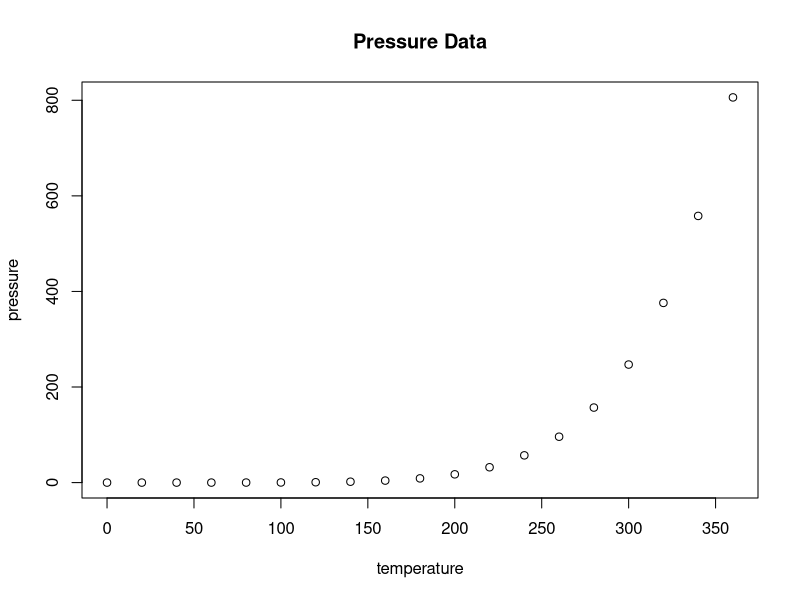
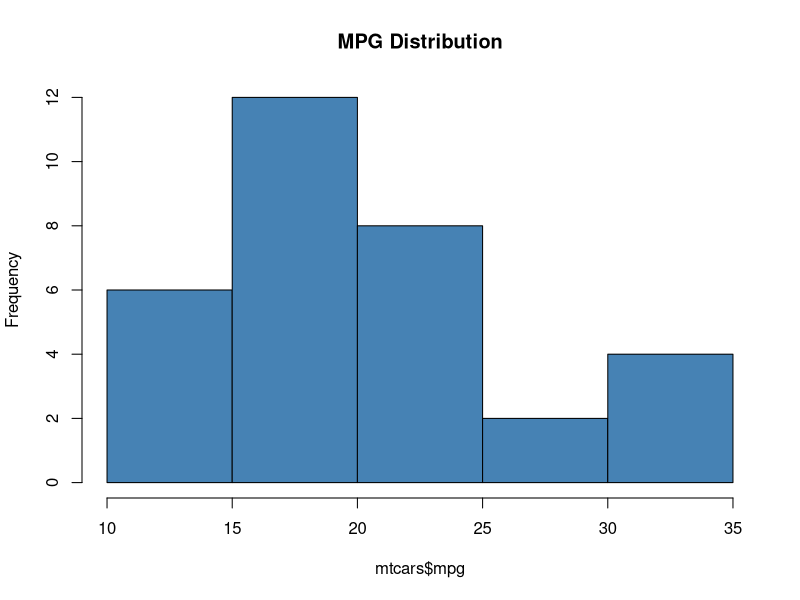
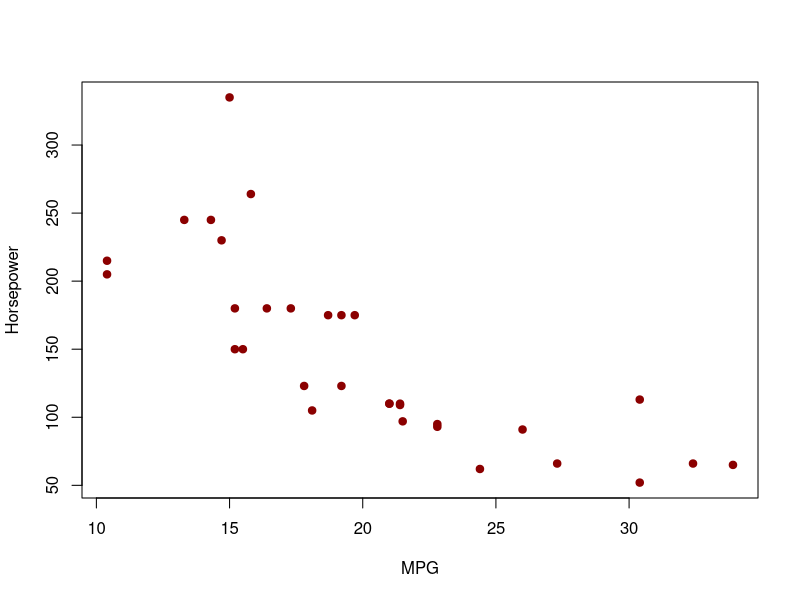
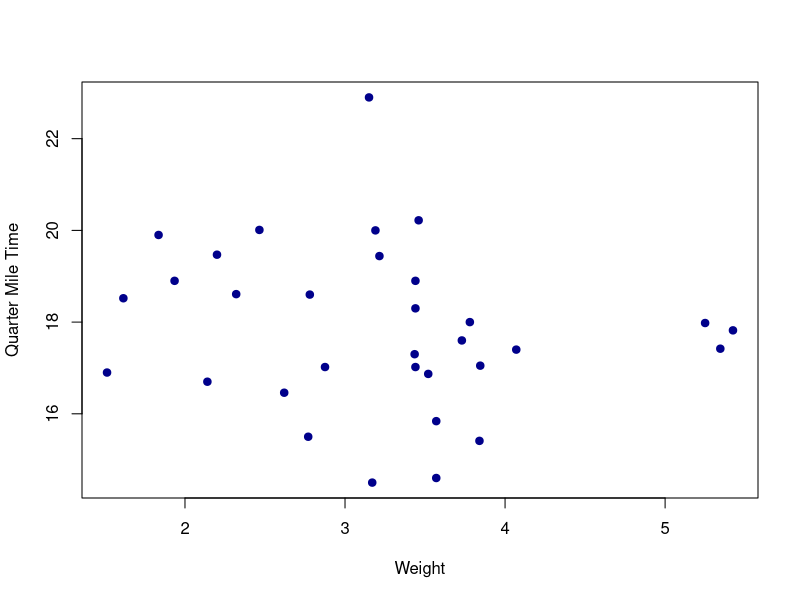
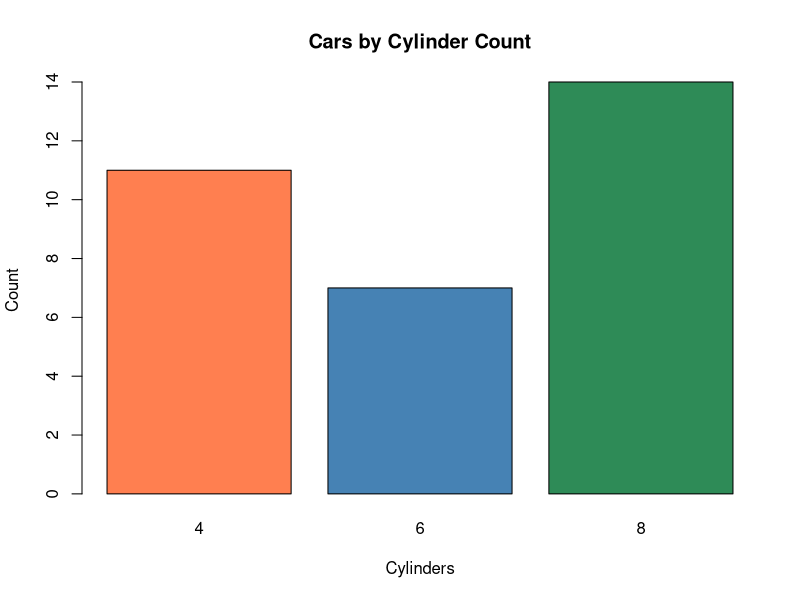

Recreate these plots in R, in order.
## ---- chunk 1
#| echo: false
#| fig-width: 6
#| fig-height: 3
plot(pressure, main = "Pressure Data")
## ---- chunk 2
#| echo: false
#| fig-width: 6
#| fig-height: 3
hist(mtcars$mpg, main = "MPG Distribution", col = "steelblue")
## ---- chunk 3
#| echo: false
#| fig-width: 4
#| fig-height: 4
plot(mtcars$mpg, mtcars$hp, pch = 19, col = "darkred",
     xlab = "MPG", ylab = "Horsepower")
## ---- chunk 4
#| echo: false
#| fig-width: 4
#| fig-height: 4
plot(mtcars$wt, mtcars$qsec, pch = 19, col = "darkblue",
     xlab = "Weight", ylab = "Quarter Mile Time")
## ---- chunk 5
#| echo: false
#| fig-width: 8
#| fig-height: 4
#| fig-align: center
barplot(table(mtcars$cyl), col = c("coral", "steelblue", "seagreen"),
        main = "Cars by Cylinder Count", xlab = "Cylinders", ylab = "Count")
